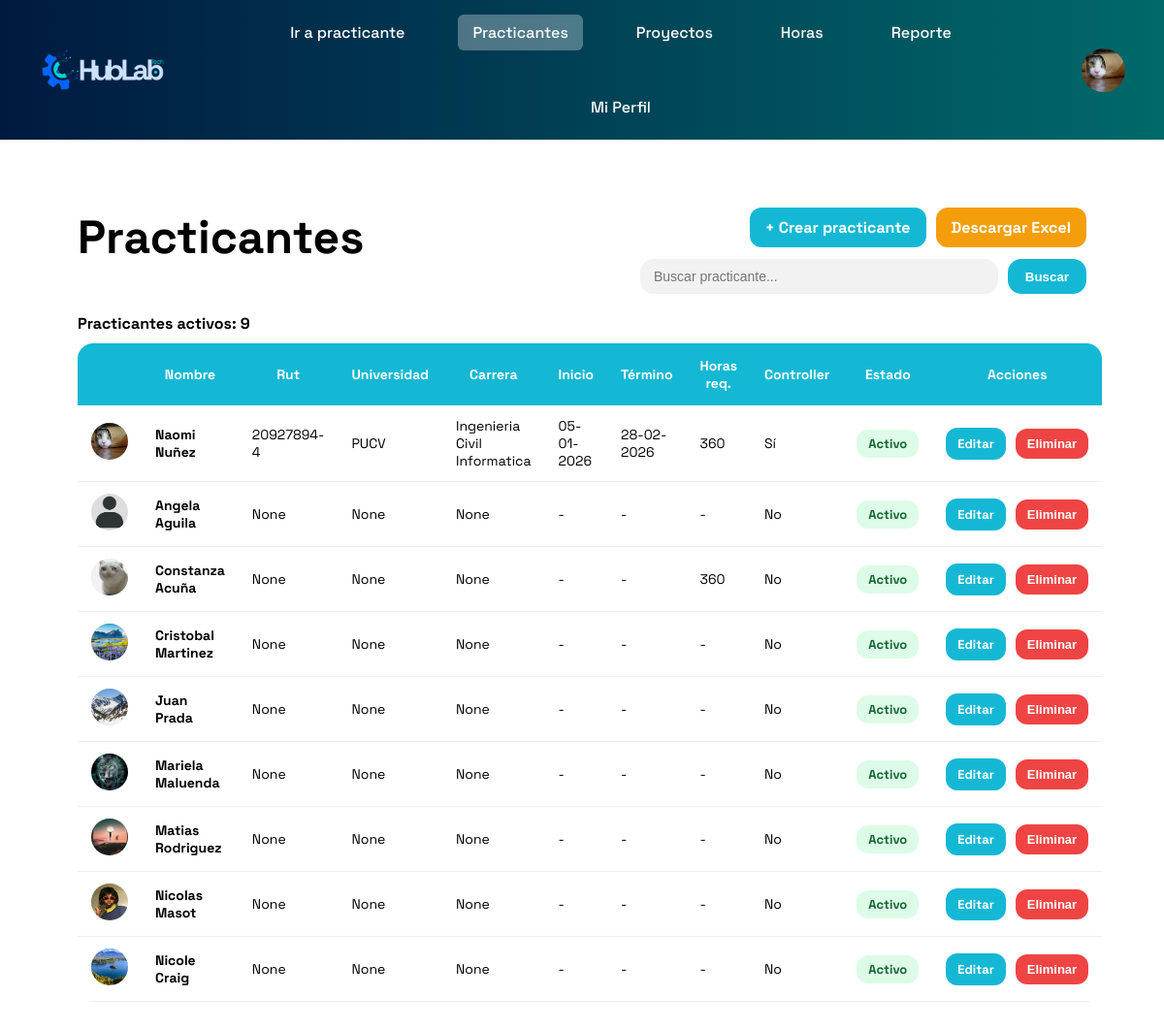
Screenshot of /panel/practicantes/ (signed in) with the database file from the repository.
### core/models.py (models this page shows, shortened)
class Practicante(models.Model):
    id = models.UUIDField(primary_key=True, default=uuid.uuid4, editable=False)
    user = models.OneToOneField(User, on_delete=models.CASCADE)
    rut = models.CharField(max_length=12, unique=True, null=True, blank=True)
    universidad = models.CharField(max_length=255, null=True, blank=True)
    carrera = models.CharField(max_length=255, null=True, blank=True)
    fecha_nacimiento = models.DateField(blank=True, null=True)
    fecha_inicio_practica = models.DateField(null=True, blank=True)
    fecha_termino_practica = models.DateField(null=True, blank=True)
    horas_requeridas = models.IntegerField(null=True, blank=True)
    celular = models.CharField(max_length=15, blank=True, null=True)
    es_controller = models.BooleanField(default=False)
    activo = models.BooleanField(default=True)
    foto_perfil = models.ImageField(upload_to="perfiles/", null=True, blank=True)
    fecha_creacion = models.DateTimeField(auto_now_add=True)

### core/views.py (the view, shortened to what this page needs)
# urls.py: path("panel/practicantes/", admin_practicantes, name="admin_practicantes"),
@staff_member_required
def admin_practicantes(request):
    q = (request.GET.get("q") or "").strip()
    hoy = timezone.localdate()
    Practicante.objects.filter(
        activo=True,
        fecha_termino_practica__isnull=False,
        fecha_termino_practica__lte=hoy
    ).update(activo=False)
    practicantes_qs = Practicante.objects.select_related("user").filter(
        user__is_superuser=False,
    )
    practicantes = (
        practicantes_qs
        .annotate(
            orden_activo=Case(
                When(activo=True, then=Value(0)),
                default=Value(1),
                output_field=IntegerField(),
            ),
            orden_sin_fecha=Case(
                When(fecha_termino_practica__isnull=True, then=Value(1)),
                default=Value(0),
                output_field=IntegerField(),
            ),
        )
        .order_by("orden_activo", "orden_sin_fecha", "fecha_termino_practica", "user__first_name", "user__last_name")
    )
    total_activos = practicantes.filter(activo=True).count()
    return render(request, "admin_practicantes.html", {
        "practicantes": practicantes,
        "total_activos": total_activos,
    })

### core/context_processors.py (called while the page is built)
def _get_practicante(request):
    if not request.user.is_authenticated or request.user.is_superuser:
        return None
    return Practicante.objects.filter(user=request.user).first()

def navbar_avatar(request):
    avatar_url = None
    if request.user.is_authenticated:
        if request.user.is_superuser:
            perfil = _get_perfil_admin(request)
            if perfil and getattr(perfil, "foto_perfil", None):
                avatar_url = perfil.foto_perfil.url
        else:
            pract = _get_practicante(request)
            if pract and getattr(pract, "foto_perfil", None):
                avatar_url = pract.foto_perfil.url
    return {"navbar_avatar_url": avatar_url}

def es_controller(request):
    pract = _get_practicante(request)
    es_ctrl = bool(pract and pract.es_controller)
    return {"es_controller": es_ctrl}

def es_admin_path(request):
    path_actual = request.path or ""
    return {"es_admin_path": path_actual.startswith("/panel/")}

### core/templates/admin_practicantes.html (shortened to what this page needs)
{% extends "base.html" %}
{% load static %}
{% block content %}
<div class="wrap">
  <div class="header">
    <h1>Practicantes</h1>
    <div class="header-right">
      <div class="header-actions">
        <a href="{% url 'admin_practicante_crear' %}" class="btn">+ Crear practicante</a>
        <a href="{% url 'admin_practicantes_excel' %}?q={{ request.GET.q }}" class="btn btn-excel">
          Descargar Excel
        </a>
      </div>
      <form method="GET" class="search-box">
        <input
          type="text"
          name="q"
          placeholder="Buscar practicante..."
          value="{{ request.GET.q }}"
        >
        <button type="submit">Buscar</button>
      </form>
    </div>
  </div>
  <div style="margin-bottom:10px; font-weight:700;">
    Practicantes activos: {{ total_activos }}
  </div>
  <table class="table">
    <thead>
      <tr>
        <th></th>
        <th>Nombre</th>
        <th>Rut</th>
        <th>Universidad</th>
        <th>Carrera</th>
        <th>Inicio</th>
        <th>Término</th>
        <th>Horas req.</th>
        <th>Controller</th>
        <th>Estado</th>
        <th>Acciones</th>
      </tr>
    </thead>
    <tbody>
      {% for p in practicantes %}
      <tr>
        <td>
          {% if p.foto_perfil %}
            <img src="{{ p.foto_perfil.url }}" class="avatar" alt="avatar">
          {% else %}
            <img src="{% static 'images/default-avatar.png' %}" class="avatar" alt="avatar">
          {% endif %}
        </td>
        <td>
          <a href="{% url 'admin_practicante_perfil' p.user.id %}" style="text-decoration:none;color:inherit;font-weight:700;">
            {{ p.user.first_name }} {{ p.user.last_name }}
          </a>
        </td>
        <td>{{ p.rut }}</td>
        <td>{{ p.universidad }}</td>
        <td>{{ p.carrera }}</td>
        <td>
          {% if p.fecha_inicio_practica %}
            {{ p.fecha_inicio_practica|date:"d-m-Y" }}
          {% else %}-{% endif %}
        </td>
        <td>
          {% if p.fecha_termino_practica %}
            {{ p.fecha_termino_practica|date:"d-m-Y" }}
          {% else %}-{% endif %}
        </td>
        <td>{{ p.horas_requeridas|default:"-" }}</td>
        <td>
          {% if p.user.is_staff %}
            Sí
          {% else %}
            No
          {% endif %}
        </td>
        <td>
          {% if p.activo %}
            <span class="estado activo">Activo</span>
          {% else %}
            <span class="estado inactivo">Inactivo</span>
          {% endif %}
        </td>
        <td>
          <div class="row-actions">
            <a href="{% url 'admin_practicante_editar' p.user.id %}" class="btn-mini" style="background:#14b8d4;color:#fff;text-decoration:none;">
              Editar
            </a>
            <form method="POST" action="{% url 'admin_practicante_eliminar' p.user.id %}" style="margin:0;">
              <button type="submit"
                      class="btn-mini btn-del"
                      onclick="return confirm('¿Estás seguro que quieres eliminar este practicante? Esta opción eliminará todos los datos del practicante para siempre, incluyendo su registro de horas, participación en proyectos y reportes hechos. Te recomendamos marcarlo como inactivo en editar perfil si tiene mucha información.');">
                Eliminar
              </button>
            </form>
          </div>
        </td>
      </tr>
      {% empty %}
      <tr>
        <td colspan="10">No hay practicantes registrados.</td>
      </tr>
      {% endfor %}
    </tbody>
  </table>
</div>
{% endblock %}

### core/templates/base.html (shortened to what this page needs)
{% load static %}
<!DOCTYPE html>
<html lang="es">
<head>
</head>
<body>
  <div class="navbar">
    <div class="brand">
      <img src="{% static 'images/logo.png' %}" alt="HubLab">
    </div>
    {% if request.user.is_authenticated %}
    <div class="nav-center">
      <div class="nav-links">
        {% if request.user.is_superuser %}
          <a href="{% url 'admin_practicantes' %}"
             class="{% if request.resolver_match.url_name == 'admin_practicantes' or request.resolver_match.url_name == 'admin_practicante_crear' or request.resolver_match.url_name == 'admin_practicante_editar' or request.resolver_match.url_name == 'admin_practicante_perfil' %}active{% endif %}">
            Practicantes
          </a>
          <a href="{% url 'admin_proyectos' %}"
             class="{% if request.resolver_match.url_name == 'admin_proyectos' or request.resolver_match.url_name == 'admin_proyecto_detalle' %}active{% endif %}">
            Proyectos
          </a>
          <a href="{% url 'admin_horas' %}"
             class="{% if request.resolver_match.url_name == 'admin_horas' %}active{% endif %}">
            Horas
          </a>
          <a href="{% url 'admin_reportes' %}"
             class="{% if request.resolver_match.url_name == 'admin_reportes' %}active{% endif %}">
            Reporte
          </a>
          <a href="{% url 'admin_perfil' %}"
             class="{% if request.resolver_match.url_name == 'admin_perfil' or request.resolver_match.url_name == 'admin_perfil_editar' %}active{% endif %}">
            Mi Perfil
          </a>
        {% elif request.user.is_staff and es_admin_path %}
          <a href="/" class="nav-switch">Ir a practicante</a>
          <a href="{% url 'admin_practicantes' %}"
             class="{% if request.resolver_match.url_name == 'admin_practicantes' or request.resolver_match.url_name == 'admin_practicante_crear' or request.resolver_match.url_name == 'admin_practicante_editar' or request.resolver_match.url_name == 'admin_practicante_perfil' %}active{% endif %}">
            Practicantes
          </a>
          <a href="{% url 'admin_proyectos' %}"
             class="{% if request.resolver_match.url_name == 'admin_proyectos' or request.resolver_match.url_name == 'admin_proyecto_detalle' %}active{% endif %}">
            Proyectos
          </a>
          <a href="{% url 'admin_horas' %}"
             class="{% if request.resolver_match.url_name == 'admin_horas' %}active{% endif %}">
            Horas
          </a>
          <a href="{% url 'admin_reportes' %}"
             class="{% if request.resolver_match.url_name == 'admin_reportes' %}active{% endif %}">
            Reporte
          </a>
          <a href="{% url 'admin_perfil' %}"
             class="{% if request.resolver_match.url_name == 'admin_perfil' or request.resolver_match.url_name == 'admin_perfil_editar' %}active{% endif %}">
            Mi Perfil
          </a>
        {% endif %}
      </div>
    </div>
    <div class="profile">
      {% if navbar_avatar_url %}
        <img src="{{ navbar_avatar_url }}" alt="avatar">
      {% else %}
        <img src="{% static 'images/default-avatar.png' %}" alt="avatar">
      {% endif %}
    </div>
    {% endif %}
  </div>
  <div class="content">
    {% block content %}{% endblock %}
  </div>
</body>
</html>

### core/templates/base.html (style rules this page uses)
body { margin:0; font-family:'Space Grotesk', sans-serif; }
.navbar { background: linear-gradient(to right, #001940, #00696a); padding: 15px 40px; display:flex; align-items:center; justify-content:space-between; gap:20px; }
.brand { width:160px; display:flex; align-items:center; }
.brand img { height:50px; }
.nav-center { flex:1; display:flex; justify-content:center; align-items:center; }
.nav-links { display:flex; gap:40px; align-items:center; justify-content:center; flex-wrap:wrap; }
.nav-links a { text-decoration:none; color:white; font-weight:500; padding:8px 15px; border-radius:6px; white-space:nowrap; }
.nav-links a.active { background-color: rgba(255,255,255,0.3); }
.nav-switch { background-color: transparent; font-weight:600; }
.profile { width:80px; display:flex; justify-content:flex-end; align-items:center; }
.profile img { width:45px; height:45px; border-radius:50%; object-fit:cover; }
.content { padding:40px; }

### core/templates/admin_practicantes.html (style rules this page uses)
.wrap { max-width:1200px; margin:0 auto; padding:30px 40px; }
.header { display:flex; justify-content:space-between; align-items:flex-start; gap:20px; margin-bottom:20px; }
.header h1 { margin:0; font-size:48px; }
.header-right { display:flex; flex-direction:column; align-items:flex-end; gap:12px; min-width:460px; }
.header-actions { display:flex; gap:10px; flex-wrap:wrap; justify-content:flex-end; }
.btn { background:#14b8d4; color:white; border:none; padding:10px 16px; border-radius:12px; font-weight:700; cursor:pointer; text-decoration:none; display:inline-block; white-space:nowrap; }
.btn-excel { background:#f59e0b; }
.search-box { display:flex; gap:10px; width:460px; }
.search-box input { flex:1; padding:10px 14px; border-radius:14px; border:none; background:#f2f2f2; font-size:14px; outline:none; }
.search-box button { background:#14b8d4; color:white; border:none; padding:10px 18px; border-radius:14px; font-weight:700; cursor:pointer; white-space:nowrap; }
.table { width:100%; border-collapse:separate; border-spacing:0; background:#fff; border-radius:16px; overflow:hidden; }
.table thead th { background:#14b8d4; color:#fff; font-weight:700; padding:14px 14px; font-size:14px; border-bottom:0; }
.table td { padding:12px 14px; text-align:left; border-bottom:1px solid #eee; font-size:14px; vertical-align:middle; }
.avatar { width:38px; height:38px; border-radius:50%; object-fit:cover; background:#ddd; }
.row-actions { display:flex; align-items:center; gap:10px; flex-wrap:nowrap; white-space:nowrap; }
.btn-mini { padding:8px 12px; border-radius:12px; border:none; font-size:13px; font-weight:700; cursor:pointer; white-space:nowrap; }
.btn-del { background:#ef4444; color:white; }
.estado { padding:6px 12px; border-radius:12px; font-weight:800; font-size:13px; display:inline-block; white-space:nowrap; }
.activo { background:#dcfce7; color:#166534; }

### rows the page displays
Practicante: foto_perfil (picture), user.first_name "Naomi", user.last_name "Nuñez", rut "20927894-4", universidad "PUCV", carrera "Ingenieria Civil Informatica", fecha_inicio_practica "05-01-2026", fecha_termino_practica "28-02-2026", horas_requeridas "360", shows "Sí", activo "Activo"
Practicante: user.first_name "Angela", user.last_name "Aguila", rut "None", universidad "None", carrera "None", horas_requeridas "-", activo "Activo"
Practicante: foto_perfil (picture), user.first_name "Constanza", user.last_name "Acuña", rut "None", universidad "None", carrera "None", horas_requeridas "360", activo "Activo"
Practicante: foto_perfil (picture), user.first_name "Cristobal", user.last_name "Martinez", rut "None", universidad "None", carrera "None", horas_requeridas "-", activo "Activo"
Practicante: foto_perfil (picture), user.first_name "Juan", user.last_name "Prada", rut "None", universidad "None", carrera "None", horas_requeridas "-", activo "Activo"
Practicante: foto_perfil (picture), user.first_name "Mariela", user.last_name "Maluenda", rut "None", universidad "None", carrera "None", horas_requeridas "-", activo "Activo"
Practicante: foto_perfil (picture), user.first_name "Matias", user.last_name "Rodriguez", rut "None", universidad "None", carrera "None", horas_requeridas "-", activo "Activo"
Practicante: foto_perfil (picture), user.first_name "Nicolas", user.last_name "Masot", rut "None", universidad "None", carrera "None", horas_requeridas "-", activo "Activo"
Practicante: foto_perfil (picture), user.first_name "Nicole", user.last_name "Craig", rut "None", universidad "None", carrera "None", horas_requeridas "-", activo "Activo"

### other values shown
{{ total_activos }} "9"
